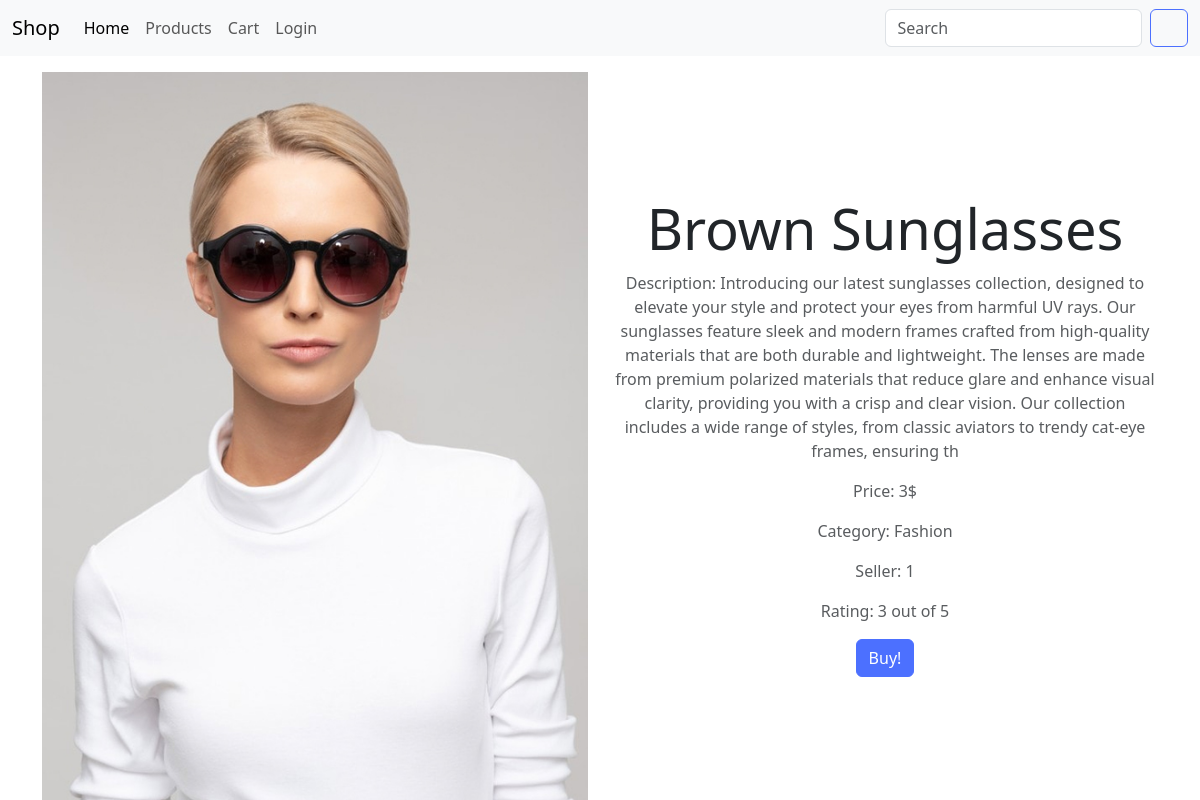
Screenshot of /product.php?id=23 with the database file from the repository.
### tables this page shows
CREATE TABLE `products` (
  `id` int(255) NOT NULL,
  `name` char(255) NOT NULL,
  `description` varchar(500) NOT NULL,
  `price` int(10) DEFAULT 0,
  `image` char(255) NOT NULL DEFAULT 'null.png',
  `date` date NOT NULL,
  `rating` int(1) DEFAULT 0,
  `category` int(255) NOT NULL,
  `seller` int(255) NOT NULL
);

CREATE TABLE `categories` (
  `id` int(11) NOT NULL,
  `name` char(255) NOT NULL,
  `date` date NOT NULL DEFAULT current_timestamp(),
  `user` int(11) NOT NULL
);

### product.php (called while the page is built, shortened)
<?php
include_once $_SERVER["DOCUMENT_ROOT"] ."/init.php";
include_once $_SERVER["DOCUMENT_ROOT"] ."/includes/services/product/index.php";
include_once $_SERVER["DOCUMENT_ROOT"] ."/includes/services/category/index.php";
$id = $_GET["id"];
$product = findOneProduct($conn, $id);
$category = findOneCategory($conn, $product["category"]);
include_once $_SERVER["DOCUMENT_ROOT"] ."/includes/views/product.php";
include_once $_SERVER["DOCUMENT_ROOT"] ."/includes/templates/footer.php";
?>

### includes/functions/validateInput.php (called while the page is built, shortened)
<?php
function validateInput($value) {
    $value = trim($value);
    $value = stripslashes($value);
    $value = htmlspecialchars($value);
    return $value;
}
?>

### includes/services/product/index.php (called while the page is built, shortened)
<?php
include_once $_SERVER['DOCUMENT_ROOT'] .'/includes/functions/validateInput.php';
function findOneProduct($conn, $id) {
    $id = validateInput($id);
    $sql = "SELECT * FROM products WHERE id = " . $id . " LIMIT 1";
    $stmt = $conn->prepare($sql);
    $stmt->execute();
    $result = $stmt->get_result();
    $result = $result->fetch_assoc();
    return $result;
}
?>

### includes/services/category/index.php (called while the page is built, shortened)
<?php
include_once $_SERVER['DOCUMENT_ROOT'] .'/includes/functions/validateInput.php';
function findOneCategory($conn, $id) {
    $id = validateInput($id);
    $sql = "SELECT * FROM categories WHERE id = {$id} LIMIT 1";
    $stmt = $conn->prepare($sql);
    $stmt->execute();
    $result = $stmt->get_result();
    $result = $result->fetch_assoc();
    return $result;
}
?>

### includes/views/product.php (the view)
<main class="container product">
    <div class="row">
        <div class="col-lg-6">
            <?php echo '<img src="/public/images/products/'. $product["image"] . '" alt="lol">' ?>
        </div>
        <div class="col-lg-6 info">
            <h1 class="text-center display-4 title"><?php echo $product["name"]; ?></h1>
            <p class="text-center text-body-secondary subTitle">Description: <?php echo $product["description"]; ?></p>
            <p class="text-center text-body-secondary subTitle">Price: <?php echo $product["price"]; ?>$</p>
            <p class="text-center text-body-secondary subTitle">Category: <?php echo $category["name"]; ?></p>
            <p class="text-center text-body-secondary subTitle">Seller: <?php echo $product["seller"]; ?></p>
            <p class="text-center text-body-secondary subTitle">Rating: <?php echo $product["rating"]; ?> out of 5</p>
            <div class="text-center">
                <a href="cart.php?id=<?php echo $product["id"]; ?>" class="btn btn-main">Buy!</a>
            </div>
        </div>
    </div>
</main>

### public/css/product.css (style rules this page uses)
.product img { width: 100%; }
.product .info { display: flex; flex-direction: column; justify-content: center; align-items: center; }
.btn-main { --bs-btn-color: #fff !important; --bs-btn-bg: rgb(76 112 255) !important; --bs-btn-border-color: rgb(76 112 255) !important; --bs-btn-hover-color: #fff !important; --bs-btn-hover-bg: rgb(58, 97, 255) !important; --bs-btn-hover-border-color: rgb(44, 86, 255) !important; --bs-btn-focus-shadow-rgb: 60,153,110 !important; --bs-btn-active-color: #fff !important; --bs-btn-active-bg: rgb(51, 88, 238) !important; --bs-btn-active-border-color: rgb(40, 84, 255) !important; --bs-btn-active-shadow: inset 0 3px 5px rgba(0, 0, 0, 0.125) !important; --bs-btn-disabled-color: #fff !important; --bs-btn-disabled-bg: rgb(44, 77, 208) !important; --bs-btn-disabled-border-color: rgb(31, 60, 177) !important; }

### public/css/docs.css (style rules this page uses)
:root { --bs-breakpoint-xs: 0;--bs-breakpoint-sm: 576px;--bs-breakpoint-md: 768px;--bs-breakpoint-lg: 992px;--bs-breakpoint-xl: 1200px;--bs-breakpoint-xxl: 1400px }
:root,[data-bs-theme="light"] { --bd-purple: #4c0bce;--bd-violet: #712cf9;--bd-accent: #ffe484;--bd-violet-rgb: 112.520718,44.062154,249.437846;--bd-accent-rgb: 255,228,132;--bd-pink-rgb: 214,51,132;--bd-teal-rgb: 32,201,151;--bd-violet-bg: var(--bd-violet);--bd-toc-color: var(--bd-violet);--bd-sidebar-link-bg: rgba(var(--bd-violet-rgb), .1);--bd-callout-link: 10,88,202;--bd-callout-code-color: #ab296a;--bd-pre-bg: var(--bs-tertiary-bg) }
:root { --docsearch-primary-color: var(--bd-violet);--docsearch-logo-color: var(--bd-violet) }
main a,main button,main h2,main h3,main h4,main [tabindex="0"] { scroll-margin-top:80px;scroll-margin-bottom:100px }
:root,[data-bs-theme="light"] { --base02: #c8c8fa;--base03: #565c64;--base04: #666;--base05: #333;--base06: #fff;--base07: #13795b;--base08: #c6303e;--base09: #087990;--base0A: #6f42c1;--base0B: #084298;--base0C: #084298;--base0D: #6f42c1;--base0E: #ab296a;--base0F: #333 }

### rows the page displays
products: image (picture), name "Brown Sunglasses", description "Introducing our latest sunglasses collection, designed to elevate your style and protect your eyes from harmful UV rays. Our sunglasses feature sleek and modern frames crafted from high-quality materials that are both durable and lightweight. The lenses are made from premium polarized materials that reduce glare and enhance visual clarity, providing you with a crisp and clear vision. Our collection includes a wide range of styles, from classic aviators to trendy cat-eye frames, ensuring th", price "3", seller "1", rating "3"
categories: name "Fashion"
